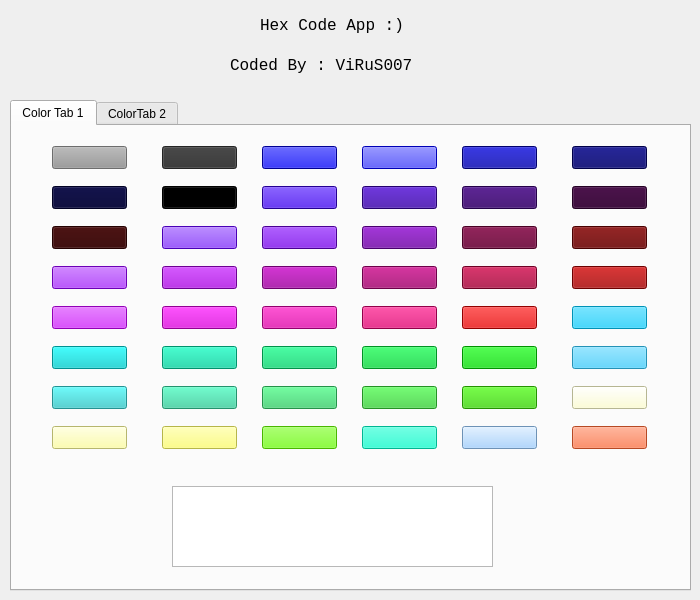
<?xml version="1.0" encoding="UTF-8"?>
<ui version="4.0">
 <class>Form</class>
 <widget class="QWidget" name="Form">
  <property name="geometry">
   <rect>
    <x>0</x>
    <y>0</y>
    <width>700</width>
    <height>600</height>
   </rect>
  </property>
  <property name="minimumSize">
   <size>
    <width>700</width>
    <height>600</height>
   </size>
  </property>
  <property name="maximumSize">
   <size>
    <width>700</width>
    <height>600</height>
   </size>
  </property>
  <property name="windowTitle">
   <string>Hex Color</string>
  </property>
  <widget class="QTabWidget" name="tabWidget">
   <property name="geometry">
    <rect>
     <x>10</x>
     <y>100</y>
     <width>681</width>
     <height>491</height>
    </rect>
   </property>
   <property name="currentIndex">
    <number>0</number>
   </property>
   <widget class="QWidget" name="tab">
    <attribute name="title">
     <string>Color Tab 1</string>
    </attribute>
    <widget class="QPushButton" name="pushButton">
     <property name="geometry">
      <rect>
       <x>40</x>
       <y>20</y>
       <width>75</width>
       <height>23</height>
      </rect>
     </property>
     <property name="styleSheet">
      <string notr="true">background-color: rgb(153, 153, 153);</string>
     </property>
     <property name="text">
      <string/>
     </property>
    </widget>
    <widget class="QTextEdit" name="textEdit">
     <property name="geometry">
      <rect>
       <x>160</x>
       <y>360</y>
       <width>321</width>
       <height>81</height>
      </rect>
     </property>
     <property name="font">
      <font>
       <pointsize>14</pointsize>
      </font>
     </property>
    </widget>
    <widget class="QPushButton" name="pushButton_2">
     <property name="geometry">
      <rect>
       <x>150</x>
       <y>20</y>
       <width>75</width>
       <height>23</height>
      </rect>
     </property>
     <property name="styleSheet">
      <string notr="true">background-color: rgb(51, 51, 51);</string>
     </property>
     <property name="text">
      <string/>
     </property>
    </widget>
    <widget class="QPushButton" name="pushButton_3">
     <property name="geometry">
      <rect>
       <x>250</x>
       <y>20</y>
       <width>75</width>
       <height>23</height>
      </rect>
     </property>
     <property name="styleSheet">
      <string notr="true">background-color: rgb(0, 0, 204);</string>
     </property>
     <property name="text">
      <string/>
     </property>
    </widget>
    <widget class="QPushButton" name="pushButton_4">
     <property name="geometry">
      <rect>
       <x>350</x>
       <y>20</y>
       <width>75</width>
       <height>23</height>
      </rect>
     </property>
     <property name="styleSheet">
      <string notr="true">background-color: rgb(0, 0, 255);</string>
     </property>
     <property name="text">
      <string/>
     </property>
    </widget>
    <widget class="QPushButton" name="pushButton_5">
     <property name="geometry">
      <rect>
       <x>450</x>
       <y>20</y>
       <width>75</width>
       <height>23</height>
      </rect>
     </property>
     <property name="styleSheet">
      <string notr="true">background-color: rgb(0, 0, 153);</string>
     </property>
     <property name="text">
      <string/>
     </property>
    </widget>
    <widget class="QPushButton" name="pushButton_6">
     <property name="geometry">
      <rect>
       <x>560</x>
       <y>20</y>
       <width>75</width>
       <height>23</height>
      </rect>
     </property>
     <property name="styleSheet">
      <string notr="true">background-color: rgb(0, 0, 102);</string>
     </property>
     <property name="text">
      <string/>
     </property>
    </widget>
    <widget class="QPushButton" name="pushButton_7">
     <property name="geometry">
      <rect>
       <x>40</x>
       <y>60</y>
       <width>75</width>
       <height>23</height>
      </rect>
     </property>
     <property name="styleSheet">
      <string notr="true">background-color: rgb(0, 0, 51);</string>
     </property>
     <property name="text">
      <string/>
     </property>
    </widget>
    <widget class="QPushButton" name="pushButton_8">
     <property name="geometry">
      <rect>
       <x>150</x>
       <y>60</y>
       <width>75</width>
       <height>23</height>
      </rect>
     </property>
     <property name="styleSheet">
      <string notr="true">background-color: rgb(0, 0, 0);</string>
     </property>
     <property name="text">
      <string/>
     </property>
    </widget>
    <widget class="QPushButton" name="pushButton_9">
     <property name="geometry">
      <rect>
       <x>250</x>
       <y>60</y>
       <width>75</width>
       <height>23</height>
      </rect>
     </property>
     <property name="styleSheet">
      <string notr="true">background-color: rgb(51, 0, 204);</string>
     </property>
     <property name="text">
      <string/>
     </property>
    </widget>
    <widget class="QPushButton" name="pushButton_10">
     <property name="geometry">
      <rect>
       <x>350</x>
       <y>60</y>
       <width>75</width>
       <height>23</height>
      </rect>
     </property>
     <property name="styleSheet">
      <string notr="true">background-color: rgb(51, 0, 153);</string>
     </property>
     <property name="text">
      <string/>
     </property>
    </widget>
    <widget class="QPushButton" name="pushButton_11">
     <property name="geometry">
      <rect>
       <x>450</x>
       <y>60</y>
       <width>75</width>
       <height>23</height>
      </rect>
     </property>
     <property name="styleSheet">
      <string notr="true">background-color: rgb(51, 0, 102);</string>
     </property>
     <property name="text">
      <string/>
     </property>
    </widget>
    <widget class="QPushButton" name="pushButton_12">
     <property name="geometry">
      <rect>
       <x>560</x>
       <y>60</y>
       <width>75</width>
       <height>23</height>
      </rect>
     </property>
     <property name="styleSheet">
      <string notr="true">background-color: rgb(51, 0, 51);</string>
     </property>
     <property name="text">
      <string/>
     </property>
    </widget>
    <widget class="QPushButton" name="pushButton_13">
     <property name="geometry">
      <rect>
       <x>40</x>
       <y>100</y>
       <width>75</width>
       <height>23</height>
      </rect>
     </property>
     <property name="styleSheet">
      <string notr="true">background-color: rgb(51, 0, 0);</string>
     </property>
     <property name="text">
      <string/>
     </property>
    </widget>
    <widget class="QPushButton" name="pushButton_14">
     <property name="geometry">
      <rect>
       <x>150</x>
       <y>100</y>
       <width>75</width>
       <height>23</height>
      </rect>
     </property>
     <property name="styleSheet">
      <string notr="true">background-color: rgb(102, 0, 255);</string>
     </property>
     <property name="text">
      <string/>
     </property>
    </widget>
    <widget class="QPushButton" name="pushButton_15">
     <property name="geometry">
      <rect>
       <x>250</x>
       <y>100</y>
       <width>75</width>
       <height>23</height>
      </rect>
     </property>
     <property name="styleSheet">
      <string notr="true">background-color: rgb(102, 0, 204);</string>
     </property>
     <property name="text">
      <string/>
     </property>
    </widget>
    <widget class="QPushButton" name="pushButton_16">
     <property name="geometry">
      <rect>
       <x>350</x>
       <y>100</y>
       <width>75</width>
       <height>23</height>
      </rect>
     </property>
     <property name="styleSheet">
      <string notr="true">background-color: rgb(102, 0, 153);</string>
     </property>
     <property name="text">
      <string/>
     </property>
    </widget>
    <widget class="QPushButton" name="pushButton_17">
     <property name="geometry">
      <rect>
       <x>450</x>
       <y>100</y>
       <width>75</width>
       <height>23</height>
      </rect>
     </property>
     <property name="styleSheet">
      <string notr="true">background-color: rgb(102, 0, 51);</string>
     </property>
     <property name="text">
      <string/>
     </property>
    </widget>
    <widget class="QPushButton" name="pushButton_18">
     <property name="geometry">
      <rect>
       <x>560</x>
       <y>100</y>
       <width>75</width>
       <height>23</height>
      </rect>
     </property>
     <property name="styleSheet">
      <string notr="true">background-color: rgb(102, 0, 0);</string>
     </property>
     <property name="text">
      <string/>
     </property>
    </widget>
    <widget class="QPushButton" name="pushButton_19">
     <property name="geometry">
      <rect>
       <x>40</x>
       <y>140</y>
       <width>75</width>
       <height>23</height>
      </rect>
     </property>
     <property name="styleSheet">
      <string notr="true">background-color: rgb(153, 0, 255);</string>
     </property>
     <property name="text">
      <string/>
     </property>
    </widget>
    <widget class="QPushButton" name="pushButton_20">
     <property name="geometry">
      <rect>
       <x>150</x>
       <y>140</y>
       <width>75</width>
       <height>23</height>
      </rect>
     </property>
     <property name="styleSheet">
      <string notr="true">background-color: rgb(153, 0, 204);</string>
     </property>
     <property name="text">
      <string/>
     </property>
    </widget>
    <widget class="QPushButton" name="pushButton_21">
     <property name="geometry">
      <rect>
       <x>250</x>
       <y>140</y>
       <width>75</width>
       <height>23</height>
      </rect>
     </property>
     <property name="styleSheet">
      <string notr="true">background-color: rgb(153, 0, 153);</string>
     </property>
     <property name="text">
      <string/>
     </property>
    </widget>
    <widget class="QPushButton" name="pushButton_22">
     <property name="geometry">
      <rect>
       <x>350</x>
       <y>140</y>
       <width>75</width>
       <height>23</height>
      </rect>
     </property>
     <property name="styleSheet">
      <string notr="true">background-color: rgb(153, 0, 102);</string>
     </property>
     <property name="text">
      <string/>
     </property>
    </widget>
    <widget class="QPushButton" name="pushButton_23">
     <property name="geometry">
      <rect>
       <x>450</x>
       <y>140</y>
       <width>75</width>
       <height>23</height>
      </rect>
     </property>
     <property name="styleSheet">
      <string notr="true">background-color: rgb(153, 0, 51);</string>
     </property>
     <property name="text">
      <string/>
     </property>
    </widget>
    <widget class="QPushButton" name="pushButton_24">
     <property name="geometry">
      <rect>
       <x>560</x>
       <y>140</y>
       <width>75</width>
       <height>23</height>
      </rect>
     </property>
     <property name="styleSheet">
      <string notr="true">background-color: rgb(153, 0, 0);</string>
     </property>
     <property name="text">
      <string/>
     </property>
    </widget>
    <widget class="QPushButton" name="pushButton_25">
     <property name="geometry">
      <rect>
       <x>40</x>
       <y>180</y>
       <width>75</width>
       <height>23</height>
      </rect>
     </property>
     <property name="styleSheet">
      <string notr="true">background-color: rgb(204, 0, 255);</string>
     </property>
     <property name="text">
      <string/>
     </property>
    </widget>
    <widget class="QPushButton" name="pushButton_26">
     <property name="geometry">
      <rect>
       <x>150</x>
       <y>180</y>
       <width>75</width>
       <height>23</height>
      </rect>
     </property>
     <property name="styleSheet">
      <string notr="true">background-color: rgb(204, 0, 204);</string>
     </property>
     <property name="text">
      <string/>
     </property>
    </widget>
    <widget class="QPushButton" name="pushButton_27">
     <property name="geometry">
      <rect>
       <x>250</x>
       <y>180</y>
       <width>75</width>
       <height>23</height>
      </rect>
     </property>
     <property name="styleSheet">
      <string notr="true">background-color: rgb(204, 0, 153);</string>
     </property>
     <property name="text">
      <string/>
     </property>
    </widget>
    <widget class="QPushButton" name="pushButton_28">
     <property name="geometry">
      <rect>
       <x>350</x>
       <y>180</y>
       <width>75</width>
       <height>23</height>
      </rect>
     </property>
     <property name="styleSheet">
      <string notr="true">background-color: rgb(204, 0, 102);</string>
     </property>
     <property name="text">
      <string/>
     </property>
    </widget>
    <widget class="QPushButton" name="pushButton_29">
     <property name="geometry">
      <rect>
       <x>450</x>
       <y>180</y>
       <width>75</width>
       <height>23</height>
      </rect>
     </property>
     <property name="styleSheet">
      <string notr="true">background-color: rgb(204, 0, 0);</string>
     </property>
     <property name="text">
      <string/>
     </property>
    </widget>
    <widget class="QPushButton" name="pushButton_30">
     <property name="geometry">
      <rect>
       <x>560</x>
       <y>180</y>
       <width>75</width>
       <height>23</height>
      </rect>
     </property>
     <property name="styleSheet">
      <string notr="true">background-color: rgb(0, 204, 255);</string>
     </property>
     <property name="text">
      <string/>
     </property>
    </widget>
    <widget class="QPushButton" name="pushButton_31">
     <property name="geometry">
      <rect>
       <x>40</x>
       <y>220</y>
       <width>75</width>
       <height>23</height>
      </rect>
     </property>
     <property name="styleSheet">
      <string notr="true">background-color: rgb(0, 204, 204);</string>
     </property>
     <property name="text">
      <string/>
     </property>
    </widget>
    <widget class="QPushButton" name="pushButton_32">
     <property name="geometry">
      <rect>
       <x>150</x>
       <y>220</y>
       <width>75</width>
       <height>23</height>
      </rect>
     </property>
     <property name="styleSheet">
      <string notr="true">background-color: rgb(0, 204, 153);</string>
     </property>
     <property name="text">
      <string/>
     </property>
    </widget>
    <widget class="QPushButton" name="pushButton_33">
     <property name="geometry">
      <rect>
       <x>250</x>
       <y>220</y>
       <width>75</width>
       <height>23</height>
      </rect>
     </property>
     <property name="styleSheet">
      <string notr="true">background-color: rgb(0, 204, 102);</string>
     </property>
     <property name="text">
      <string/>
     </property>
    </widget>
    <widget class="QPushButton" name="pushButton_34">
     <property name="geometry">
      <rect>
       <x>350</x>
       <y>220</y>
       <width>75</width>
       <height>23</height>
      </rect>
     </property>
     <property name="styleSheet">
      <string notr="true">background-color: rgb(0, 204, 51);</string>
     </property>
     <property name="text">
      <string/>
     </property>
    </widget>
    <widget class="QPushButton" name="pushButton_35">
     <property name="geometry">
      <rect>
       <x>450</x>
       <y>220</y>
       <width>75</width>
       <height>23</height>
      </rect>
     </property>
     <property name="styleSheet">
      <string notr="true">background-color: rgb(0, 204, 0);</string>
     </property>
     <property name="text">
      <string/>
     </property>
    </widget>
    <widget class="QPushButton" name="pushButton_36">
     <property name="geometry">
      <rect>
       <x>560</x>
       <y>220</y>
       <width>75</width>
       <height>23</height>
      </rect>
     </property>
     <property name="styleSheet">
      <string notr="true">background-color: rgb(51, 204, 255);</string>
     </property>
     <property name="text">
      <string/>
     </property>
    </widget>
    <widget class="QPushButton" name="pushButton_37">
     <property name="geometry">
      <rect>
       <x>40</x>
       <y>260</y>
       <width>75</width>
       <height>23</height>
      </rect>
     </property>
     <property name="styleSheet">
      <string notr="true">background-color: rgb(51, 204, 204);</string>
     </property>
     <property name="text">
      <string/>
     </property>
    </widget>
    <widget class="QPushButton" name="pushButton_38">
     <property name="geometry">
      <rect>
       <x>150</x>
       <y>260</y>
       <width>75</width>
       <height>23</height>
      </rect>
     </property>
     <property name="styleSheet">
      <string notr="true">background-color: rgb(51, 204, 153);</string>
     </property>
     <property name="text">
      <string/>
     </property>
    </widget>
    <widget class="QPushButton" name="pushButton_39">
     <property name="geometry">
      <rect>
       <x>250</x>
       <y>260</y>
       <width>75</width>
       <height>23</height>
      </rect>
     </property>
     <property name="styleSheet">
      <string notr="true">background-color: rgb(51, 204, 102);</string>
     </property>
     <property name="text">
      <string/>
     </property>
    </widget>
    <widget class="QPushButton" name="pushButton_40">
     <property name="geometry">
      <rect>
       <x>350</x>
       <y>260</y>
       <width>75</width>
       <height>23</height>
      </rect>
     </property>
     <property name="styleSheet">
      <string notr="true">background-color: rgb(51, 204, 51);</string>
     </property>
     <property name="text">
      <string/>
     </property>
    </widget>
    <widget class="QPushButton" name="pushButton_41">
     <property name="geometry">
      <rect>
       <x>450</x>
       <y>260</y>
       <width>75</width>
       <height>23</height>
      </rect>
     </property>
     <property name="styleSheet">
      <string notr="true">background-color: rgb(51, 204, 0);</string>
     </property>
     <property name="text">
      <string/>
     </property>
    </widget>
    <widget class="QPushButton" name="pushButton_42">
     <property name="geometry">
      <rect>
       <x>560</x>
       <y>260</y>
       <width>75</width>
       <height>23</height>
      </rect>
     </property>
     <property name="styleSheet">
      <string notr="true">background-color: rgb(255, 255, 204);</string>
     </property>
     <property name="text">
      <string/>
     </property>
    </widget>
    <widget class="QPushButton" name="pushButton_43">
     <property name="geometry">
      <rect>
       <x>40</x>
       <y>300</y>
       <width>75</width>
       <height>23</height>
      </rect>
     </property>
     <property name="styleSheet">
      <string notr="true">background-color: rgb(255, 255, 153);</string>
     </property>
     <property name="text">
      <string/>
     </property>
    </widget>
    <widget class="QPushButton" name="pushButton_44">
     <property name="geometry">
      <rect>
       <x>150</x>
       <y>300</y>
       <width>75</width>
       <height>23</height>
      </rect>
     </property>
     <property name="styleSheet">
      <string notr="true">background-color: rgb(255, 255, 102);</string>
     </property>
     <property name="text">
      <string/>
     </property>
    </widget>
    <widget class="QPushButton" name="pushButton_45">
     <property name="geometry">
      <rect>
       <x>250</x>
       <y>300</y>
       <width>75</width>
       <height>23</height>
      </rect>
     </property>
     <property name="styleSheet">
      <string notr="true">background-color: rgb(102, 255, 0);</string>
     </property>
     <property name="text">
      <string/>
     </property>
    </widget>
    <widget class="QPushButton" name="pushButton_46">
     <property name="geometry">
      <rect>
       <x>350</x>
       <y>300</y>
       <width>75</width>
       <height>23</height>
      </rect>
     </property>
     <property name="styleSheet">
      <string notr="true">background-color: rgb(0, 255, 204);</string>
     </property>
     <property name="text">
      <string/>
     </property>
    </widget>
    <widget class="QPushButton" name="pushButton_47">
     <property name="geometry">
      <rect>
       <x>450</x>
       <y>300</y>
       <width>75</width>
       <height>23</height>
      </rect>
     </property>
     <property name="styleSheet">
      <string notr="true">background-color: rgb(153, 204, 255);</string>
     </property>
     <property name="text">
      <string/>
     </property>
    </widget>
    <widget class="QPushButton" name="pushButton_48">
     <property name="geometry">
      <rect>
       <x>560</x>
       <y>300</y>
       <width>75</width>
       <height>23</height>
      </rect>
     </property>
     <property name="styleSheet">
      <string notr="true">background-color: rgb(255, 102, 51);</string>
     </property>
     <property name="text">
      <string/>
     </property>
    </widget>
   </widget>
   <widget class="QWidget" name="Tab2">
    <attribute name="title">
     <string>ColorTab 2</string>
    </attribute>
    <widget class="QLabel" name="label_3">
     <property name="geometry">
      <rect>
       <x>230</x>
       <y>180</y>
       <width>221</width>
       <height>81</height>
      </rect>
     </property>
     <property name="font">
      <font>
       <family>NSimSun</family>
       <pointsize>14</pointsize>
      </font>
     </property>
     <property name="text">
      <string>Coming sun :)</string>
     </property>
    </widget>
   </widget>
  </widget>
  <widget class="QLabel" name="label">
   <property name="geometry">
    <rect>
     <x>260</x>
     <y>10</y>
     <width>161</width>
     <height>31</height>
    </rect>
   </property>
   <property name="font">
    <font>
     <family>Lucida Console</family>
     <pointsize>12</pointsize>
    </font>
   </property>
   <property name="text">
    <string>Hex Code App :)</string>
   </property>
  </widget>
  <widget class="QLabel" name="label_2">
   <property name="geometry">
    <rect>
     <x>230</x>
     <y>50</y>
     <width>201</width>
     <height>31</height>
    </rect>
   </property>
   <property name="font">
    <font>
     <family>Lucida Console</family>
     <pointsize>12</pointsize>
    </font>
   </property>
   <property name="text">
    <string>Coded By : ViRuS007</string>
   </property>
  </widget>
 </widget>
 <resources/>
 <connections/>
</ui>
